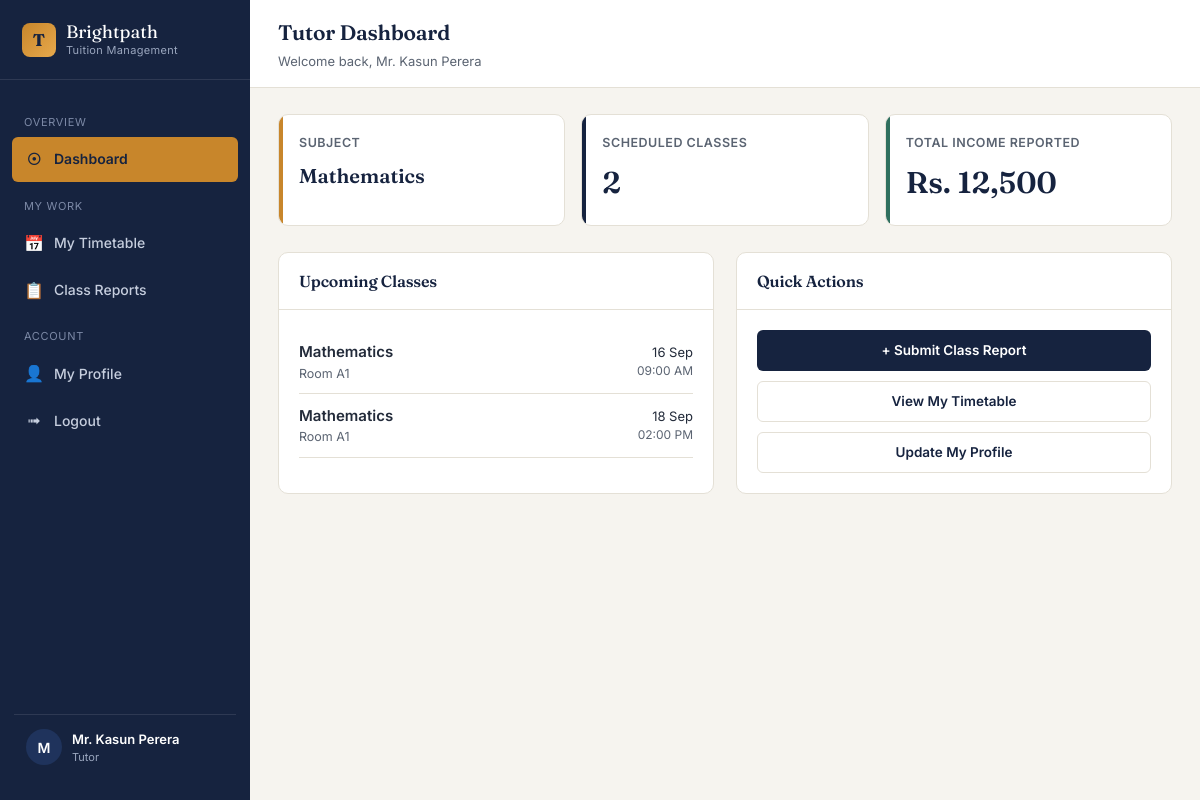
/tutor/dashboard.php (signed in), run on the app's committed database.
### tables this page shows
CREATE TABLE `tutors` (
  `tutor_id` INT AUTO_INCREMENT PRIMARY KEY,
  `name` VARCHAR(100) NOT NULL,
  `email` VARCHAR(150) NOT NULL UNIQUE,
  `password` VARCHAR(255) NOT NULL,
  `subject` VARCHAR(100) NOT NULL,
  `gender` ENUM('Male','Female','Other') DEFAULT 'Other',
  `phone` VARCHAR(20) DEFAULT NULL,
  `photo_path` VARCHAR(255) DEFAULT NULL,
  `status` ENUM('Active','Inactive') DEFAULT 'Active',
  `created_at` TIMESTAMP DEFAULT CURRENT_TIMESTAMP
);

CREATE TABLE `timetable` (
  `timetable_id` INT AUTO_INCREMENT PRIMARY KEY,
  `tutor_id` INT NOT NULL,
  `subject` VARCHAR(100) NOT NULL,
  `class_date` DATE NOT NULL,
  `start_time` TIME NOT NULL,
  `end_time` TIME NOT NULL,
  `classroom` VARCHAR(50) DEFAULT NULL,
  `created_at` TIMESTAMP DEFAULT CURRENT_TIMESTAMP,
  FOREIGN KEY (`tutor_id`) REFERENCES `tutors`(`tutor_id`) ON DELETE CASCADE
);

### includes/init.php (called while the page is built, shortened)
<?php
require_once __DIR__ . '/../config/database.php';
require_once __DIR__ . '/../classes/Database.php';
require_once __DIR__ . '/../classes/User.php';
require_once __DIR__ . '/../classes/Tutor.php';
require_once __DIR__ . '/../classes/Timetable.php';
function e(string $value): string
{
    return htmlspecialchars($value, ENT_QUOTES, 'UTF-8');
}

### classes/Database.php (called while the page is built, shortened)
<?php
class Database
{
    private static ?Database $instance = null;
    private PDO $connection;
    private function __construct()
    {
        $dsn = "mysql:host=" . DB_HOST . ";dbname=" . DB_NAME . ";charset=" . DB_CHARSET;
        $options = [
            PDO::ATTR_ERRMODE            => PDO::ERRMODE_EXCEPTION,
            PDO::ATTR_DEFAULT_FETCH_MODE => PDO::FETCH_ASSOC,
            PDO::ATTR_EMULATE_PREPARES   => false,
        ];
        try {
            $this->connection = new PDO($dsn, DB_USER, DB_PASS, $options);
        } catch (PDOException $e) {
            die("Database Connection Failed: " . htmlspecialchars($e->getMessage()));
        }
    }
    public static function getInstance(): Database
    {
        if (self::$instance === null) {
            self::$instance = new Database();
        }
        return self::$instance;
    }
    public function select(string $sql, array $params = []): array
    {
        $stmt = $this->connection->prepare($sql);
        $stmt->execute($params);
        return $stmt->fetchAll();
    }
    public function selectOne(string $sql, array $params = []): ?array
    {
        $stmt = $this->connection->prepare($sql);
        $stmt->execute($params);
        $row = $stmt->fetch();
        return $row === false ? null : $row;
    }
}

### classes/Tutor.php (called while the page is built, shortened)
<?php
require_once __DIR__ . '/User.php';
class Tutor extends User
{
    public function findById(int $id): ?array
    {
        return $this->db->selectOne("SELECT * FROM tutors WHERE tutor_id = :id", ['id' => $id]);
    }
    public function getReports(int $tutorId): array
    {
        return $this->db->select(
            "SELECT * FROM tutor_reports WHERE tutor_id = :id ORDER BY report_date DESC",
            ['id' => $tutorId]
        );
    }
}

### classes/User.php (called while the page is built, shortened)
<?php
require_once __DIR__ . '/Database.php';
abstract class User
{
    public function __construct()
    {
        $this->db = Database::getInstance();
    }
}

### classes/Timetable.php (called while the page is built, shortened)
<?php
require_once __DIR__ . '/Database.php';
class Timetable
{
    private Database $db;
    public function __construct()
    {
        $this->db = Database::getInstance();
    }
    public function forTutor(int $tutorId): array
    {
        return $this->db->select(
            "SELECT * FROM timetable WHERE tutor_id = :id ORDER BY class_date ASC, start_time ASC",
            ['id' => $tutorId]
        );
    }
}

### tutor/dashboard.php (the view, shortened to what this page needs)
<?php
require_once __DIR__ . '/../includes/init.php';
$tutorId = $_SESSION['user_id'];
$tutorModel = new Tutor();
$tutor = $tutorModel->findById($tutorId);
$timetableModel = new Timetable();
$myClasses = $timetableModel->forTutor($tutorId);
$upcoming = array_slice(array_filter($myClasses, fn($c) => $c['class_date'] >= date('Y-m-d')), 0, 5);
$reports = $tutorModel->getReports($tutorId);
$totalIncome = array_sum(array_column($reports, 'income'));
$pageTitle = 'Tutor Dashboard';
$pageSubtitle = 'Welcome back, ' . $tutor['name'];
$activeMenu = 'dashboard';
require_once __DIR__ . '/../includes/dashboard_header.php';
?>
<div class="stat-grid">
  <div class="stat-card c-brass"><div class="stat-bar"></div>
    <div class="stat-label">Subject</div>
    <div class="stat-value" style="font-size:20px;"><?= e($tutor['subject']) ?></div>
  </div>
  <div class="stat-card c-ink"><div class="stat-bar"></div>
    <div class="stat-label">Scheduled Classes</div>
    <div class="stat-value"><?= count($myClasses) ?></div>
  </div>
  <div class="stat-card c-teal"><div class="stat-bar"></div>
    <div class="stat-label">Total Income Reported</div>
    <div class="stat-value">Rs. <?= number_format($totalIncome, 0) ?></div>
  </div>
</div>
<div style="display:grid; grid-template-columns: 1fr 1fr; gap:22px;">
  <div class="panel">
    <div class="panel-header"><h3>Upcoming Classes</h3></div>
    <div class="panel-body">
      <?php foreach ($upcoming as $u): ?>
        <div class="flex-between" style="padding:10px 0; border-bottom:1px solid var(--line);">
          <div>
            <div style="font-weight:600;"><?= e($u['subject']) ?></div>
            <div class="text-soft" style="font-size:12.5px;"><?= e($u['classroom'] ?: '-') ?></div>
          </div>
          <div style="text-align:right;">
            <div style="font-size:13px;"><?= e(date('d M', strtotime($u['class_date']))) ?></div>
            <div class="text-soft" style="font-size:12px;"><?= e(date('h:i A', strtotime($u['start_time']))) ?></div>
          </div>
        </div>
      <?php endforeach; ?>
    </div>
  </div>
  <div class="panel">
    <div class="panel-header"><h3>Quick Actions</h3></div>
    <div class="panel-body" style="display:flex; flex-direction:column; gap:10px;">
      <a href="report.php" class="btn btn-primary btn-block">+ Submit Class Report</a>
      <a href="timetable.php" class="btn btn-outline btn-block">View My Timetable</a>
      <a href="profile.php" class="btn btn-outline btn-block">Update My Profile</a>
    </div>
  </div>
</div>
<?php require_once __DIR__ . '/../includes/dashboard_footer.php'; ?>

### includes/dashboard_header.php (shortened to what this page needs)
<!DOCTYPE html>
<html lang="en">
<head>
<link rel="stylesheet" href="../assets/css/style.css">
</head>
<body>
<div class="app-shell">
  <?php include __DIR__ . '/sidebar.php'; ?>
  <div class="main-content">
    <div class="topbar">
      <div>
        <h1><?= e($pageTitle ?? '') ?></h1>
        <?php if (!empty($pageSubtitle)): ?><div class="subtitle"><?= e($pageSubtitle) ?></div><?php endif; ?>
      </div>
    </div>
    <div class="page-body">

### includes/sidebar.php (shortened to what this page needs)
<?php
$role = $_SESSION['role'] ?? '';
$active = fn($key) => $activeMenu === $key ? 'active' : '';
?>
<aside class="sidebar">
  <div class="brand">
    <span class="logo-mark">T</span>
    <div>
      <div class="brand-title">Brightpath</div>
      <div class="brand-sub">Tuition Management</div>
    </div>
  </div>
  <nav>
    <?php if ($role === 'admin'): ?>
      <div class="nav-section-label">Overview</div>
      <a href="dashboard.php" class="nav-link <?= $active('dashboard') ?>"><span class="ic">&#9737;</span> Dashboard</a>
      <div class="nav-section-label">Management</div>
      <a href="students.php" class="nav-link <?= $active('students') ?>"><span class="ic">&#128101;</span> Students</a>
      <a href="tutors.php" class="nav-link <?= $active('tutors') ?>"><span class="ic">&#127891;</span> Tutors</a>
      <a href="timetable.php" class="nav-link <?= $active('timetable') ?>"><span class="ic">&#128197;</span> Timetable</a>
      <a href="attendance.php" class="nav-link <?= $active('attendance') ?>"><span class="ic">&#9989;</span> Attendance</a>
      <a href="payments.php" class="nav-link <?= $active('payments') ?>"><span class="ic">&#128176;</span> Payments</a>
      <div class="nav-section-label">Account</div>
      <a href="profile.php" class="nav-link <?= $active('profile') ?>"><span class="ic">&#128100;</span> My Profile</a>
      <a href="../logout.php" class="nav-link"><span class="ic">&#10143;</span> Logout</a>
    <?php elseif ($role === 'tutor'): ?>
      <div class="nav-section-label">Overview</div>
      <a href="dashboard.php" class="nav-link <?= $active('dashboard') ?>"><span class="ic">&#9737;</span> Dashboard</a>
      <div class="nav-section-label">My Work</div>
      <a href="timetable.php" class="nav-link <?= $active('timetable') ?>"><span class="ic">&#128197;</span> My Timetable</a>
      <a href="report.php" class="nav-link <?= $active('report') ?>"><span class="ic">&#128203;</span> Class Reports</a>
      <div class="nav-section-label">Account</div>
      <a href="profile.php" class="nav-link <?= $active('profile') ?>"><span class="ic">&#128100;</span> My Profile</a>
      <a href="../logout.php" class="nav-link"><span class="ic">&#10143;</span> Logout</a>
    <?php endif; ?>
  </nav>
  <div class="user-box">
    <div class="avatar">
      <?php if (!empty($_SESSION['photo_path'])): ?>
        <img src="../<?= e($_SESSION['photo_path']) ?>" alt="">
      <?php else: ?>
        <?= e(strtoupper(substr($_SESSION['user_name'] ?? 'U', 0, 1))) ?>
      <?php endif; ?>
    </div>
    <div>
      <div class="name"><?= e($_SESSION['user_name'] ?? '') ?></div>
      <div class="role"><?= e($role) ?></div>
    </div>
  </div>
</aside>

### data on the page
tutors: name "Mr. Kasun Perera", name "Welcome back, Mr. Kasun Perera", subject "Mathematics"
timetable: subject "Mathematics", classroom "Room A1", class_date "16 Sep", start_time "09:00 AM"
timetable: subject "Mathematics", classroom "Room A1", class_date "18 Sep", start_time "02:00 PM"

### other printed values
substr($_SESSION['user_name'] ?? 'U', 0, 1) "M"
$role "Tutor"
$pageTitle "Tutor Dashboard"
count($myClasses) "2"
$totalIncome "12,500"
